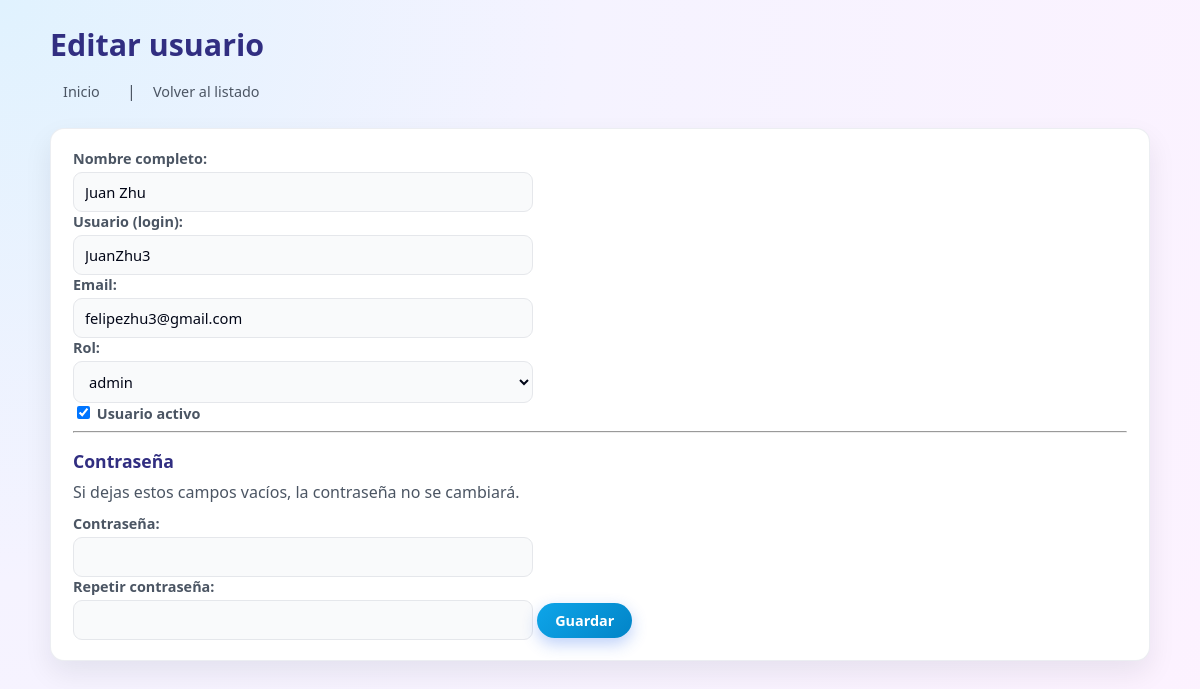
Screenshot of /public/usuario_form.php?id=1 (signed in) with the database file from the repository.
### tables this page shows
CREATE TABLE IF NOT EXISTS `usuarios` (
  `id` int NOT NULL AUTO_INCREMENT,
  `username` varchar(50) NOT NULL,
  `password_hash` varchar(255) NOT NULL,
  `nombre` varchar(100) NOT NULL,
  `email` varchar(100) NOT NULL,
  `rol_id` int NOT NULL,
  `activo` tinyint(1) DEFAULT '1',
  `creado_en` datetime DEFAULT CURRENT_TIMESTAMP,
  PRIMARY KEY (`id`),
  UNIQUE KEY `username` (`username`),
  KEY `rol_id` (`rol_id`)
);

CREATE TABLE IF NOT EXISTS `roles` (
  `id` int NOT NULL AUTO_INCREMENT,
  `nombre` varchar(50) NOT NULL,
  `alcance` varchar(255) DEFAULT NULL,
  `descripcion` varchar(255) DEFAULT NULL,
  PRIMARY KEY (`id`)
);

### app/core/Database.php (called while the page is built)
<?php
class Database
{
    private static $instance = null;
    private $connection;
    private function __construct()
    {
        $host    = 'sql211.infinityfree.com';
        $db      = 'if0_40622584_mesa_ayuda';
        $user    = 'if0_40622584';
        $pass    = 'tlOvjrdEGpA8J';
        $charset = 'utf8mb4';
        $dsn = "mysql:host=$host;dbname=$db;charset=$charset";
        $this->connection = new PDO($dsn, $user, $pass, [
            PDO::ATTR_ERRMODE            => PDO::ERRMODE_EXCEPTION,
            PDO::ATTR_DEFAULT_FETCH_MODE => PDO::FETCH_ASSOC,
        ]);
    }
    public static function getInstance(): Database
    {
        if (self::$instance === null) {
            self::$instance = new Database();
        }
        return self::$instance;
    }
    public function getConnection(): PDO
    {
        return $this->connection;
    }
}

### app/models/Usuario.php (called while the page is built, shortened)
<?php
require_once __DIR__ . '/../core/Database.php';
class Usuario
{
    private $db;
    public function __construct()
    {
        $this->db = Database::getInstance()->getConnection();
    }
    public function obtenerPorId(int $id): ?array
    {
        $sql = "SELECT * FROM usuarios WHERE id = :id";
        $stmt = $this->db->prepare($sql);
        $stmt->execute([':id' => $id]);
        $row = $stmt->fetch();
        return $row ?: null;
    }
}

### public/usuario_form.php (the view, shortened to what this page needs)
<?php
require_once __DIR__ . '/../app/core/Database.php';
require_once __DIR__ . '/../app/models/Usuario.php';
$usuarioModel = new Usuario();
$db = Database::getInstance()->getConnection();
$roles = $db->query("SELECT id, nombre FROM roles ORDER BY id")->fetchAll();
$id = isset($_GET['id']) ? (int)$_GET['id'] : 0;
$editando = $id > 0;
$usuario = [
    'nombre'   => '',
    'username' => '',
    'email'    => '',
    'rol_id'   => 2,
    'activo'   => 1,
];
if ($editando) {
    $uDB = $usuarioModel->obtenerPorId($id);
    if ($uDB) {
        $usuario = $uDB;
    } else {
        die("Usuario no encontrado.");
    }
}
?>
<!DOCTYPE html>
<html lang="es">
<head>
    <link rel="stylesheet" href="../assets/css/style.css">
</head>
<body>
    <h1><?= $editando ? 'Editar' : 'Nuevo'; ?> usuario</h1>
    <p>
        <a href="dashboard.php">Inicio</a> |
        <a href="usuarios.php">Volver al listado</a>
    </p>
    <form method="POST">
        <label>Nombre completo:</label><br>
        <input type="text" name="nombre" value="<?= htmlspecialchars($usuario['nombre']); ?>"><br><br>
        <label>Usuario (login):</label><br>
        <input type="text" name="username" value="<?= htmlspecialchars($usuario['username']); ?>"><br><br>
        <label>Email:</label><br>
        <input type="text" name="email" value="<?= htmlspecialchars($usuario['email']); ?>"><br><br>
        <label>Rol:</label><br>
        <select name="rol_id">
            <?php foreach ($roles as $r): ?>
                <option value="<?= $r['id']; ?>"
                    <?= $usuario['rol_id'] == $r['id'] ? 'selected' : ''; ?>>
                    <?= htmlspecialchars($r['nombre']); ?>
                </option>
            <?php endforeach; ?>
        </select>
        <br><br>
        <label>
            <input type="checkbox" name="activo" value="1" <?= $usuario['activo'] ? 'checked' : ''; ?>>
            Usuario activo
        </label>
        <br><br>
        <hr>
        <h3>Contraseña</h3>
        <?php if ($editando): ?>
            <p>Si dejas estos campos vacíos, la contraseña no se cambiará.</p>
        <?php endif; ?>
        <label>Contraseña:</label><br>
        <input type="password" name="password"><br><br>
        <label>Repetir contraseña:</label><br>
        <input type="password" name="password_repeat"><br><br>
        <button type="submit">Guardar</button>
    </form>
</body>
</html>

### assets/css/style.css (style rules this page uses)
:root { --bg-body: #f5f3ff; --bg-card: #ffffff; --bg-header: #4c1d95; --bg-header-soft: #312e81; --primary: #0ea5e9; --primary-soft: #e0f2fe; --primary-dark: #0284c7; --danger: #ef4444; --success: #16a34a; --warning: #f59e0b; --text-main: #020617; --text-soft: #4b5563; --border-soft: #e5e7eb; --shadow-soft: 0 12px 28px rgba(15, 23, 42, 0.08); --radius-card: 14px; --radius-pill: 999px; --transition-fast: 0.18s ease-out; --font-main: system-ui, -apple-system, BlinkMacSystemFont, "Segoe UI", sans-serif; }
*, *::before, *::after { box-sizing: border-box; }
html, body { margin: 0; padding: 0; }
body { font-family: var(--font-main); background: radial-gradient(circle at top left, #e0f2fe 0, #f5f3ff 40%, #fdf2ff 100%); color: var(--text-main); min-height: 100vh; }
body > h1, body > h2, body > h3, body > p, body > form, body > table, .perfil-foto-wrapper, body > hr, body > ul { max-width: 1100px; margin-left: auto; margin-right: auto; }
h1 { font-size: 1.9rem; font-weight: 700; margin: 24px auto 10px auto; color: var(--bg-header-soft); text-align: left; }
h3 { font-size: 1.1rem; margin: 16px 0 8px 0; color: var(--bg-header-soft); }
p { margin: 6px 0 10px; color: var(--text-soft); line-height: 1.45; }
a { color: var(--primary); text-decoration: none; font-weight: 500; }
body > p a { display: inline-block; margin-right: 10px; padding: 6px 12px; border-radius: var(--radius-pill); border: 1px solid transparent; background-color: transparent; font-size: 0.9rem; color: var(--text-soft); transition: background-color var(--transition-fast), color var(--transition-fast), border-color var(--transition-fast), transform var(--transition-fast); }
form { background-color: var(--bg-card); border-radius: var(--radius-card); padding: 20px 22px; margin: 18px auto 30px auto; box-shadow: var(--shadow-soft); border: 1px solid rgba(148, 163, 184, 0.18); }
label { display: block; font-size: 0.9rem; margin-bottom: 4px; font-weight: 600; color: var(--text-soft); }
input[type="text"], input[type="password"], input[type="email"], input[type="date"], input[type="number"], input[type="file"], select, textarea { width: 100%; max-width: 460px; padding: 9px 11px; border-radius: 9px; border: 1px solid var(--border-soft); font-size: 0.92rem; font-family: var(--font-main); outline: none; background-color: #f9fafb; color: var(--text-main); transition: border-color var(--transition-fast), box-shadow var(--transition-fast), background-color var(--transition-fast), transform var(--transition-fast); }
button, input[type="submit"], .btn { display: inline-flex; align-items: center; justify-content: center; padding: 8px 18px; border-radius: var(--radius-pill); border: none; font-size: 0.9rem; font-weight: 600; font-family: var(--font-main); background: linear-gradient(135deg, var(--primary), var(--primary-dark)); color: #ffffff; cursor: pointer; box-shadow: 0 6px 16px rgba(37, 99, 235, 0.30); transition: transform var(--transition-fast), box-shadow var(--transition-fast), background var(--transition-fast), filter var(--transition-fast); }

### rows the page displays
usuarios: nombre "Juan Zhu", username "JuanZhu3", email "felipezhu3@gmail.com", rol_id "admin", activo "☑"
